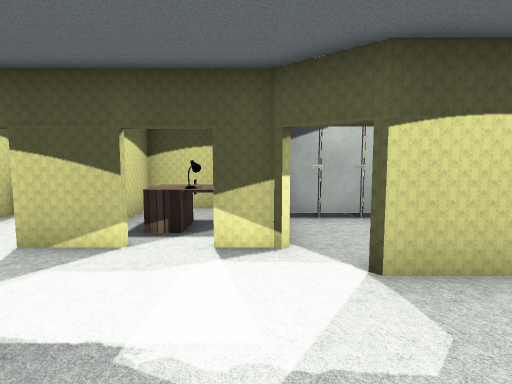
View 1 (above)

20 first-person views from a walk through a Unity game level. The camera is 1.5 m above the floor, tilts 6° down and sees 75° across. The floor is counted in squares, 1 m on a side. Each view is taken from the middle of a square. On the plan, view 1 faces up. The plan holds only what a view shows up to about 15 squares ahead; the rest is blank. The player is left out. Door leaves are left out, so doorways stand open. Some surface patterns are stand-ins.

View 2
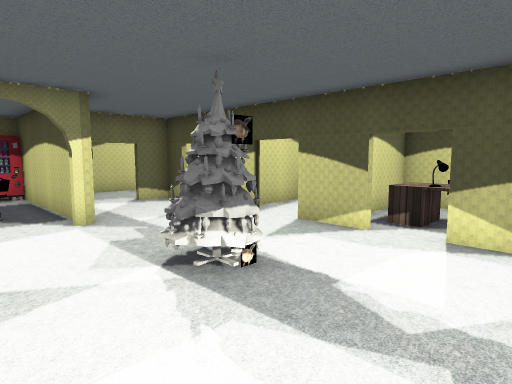

View 3
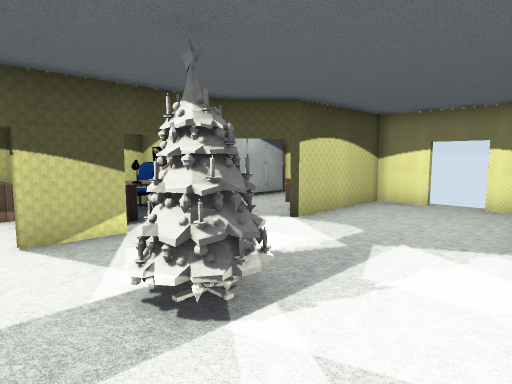

View 4
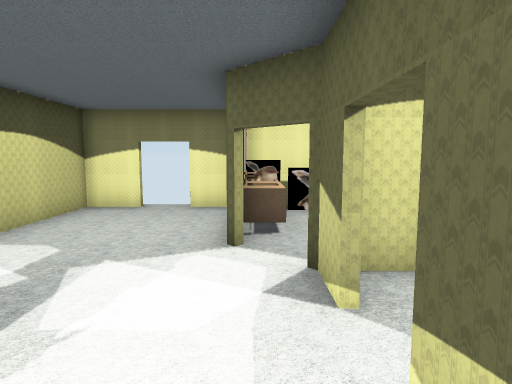

View 5
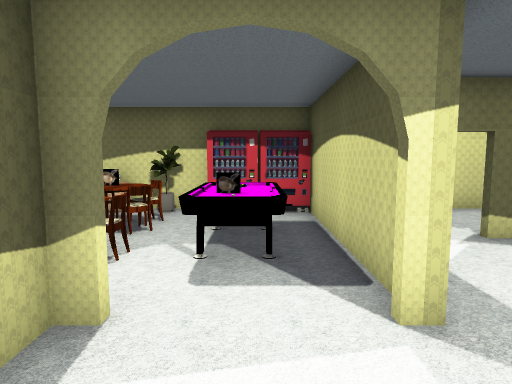

View 6
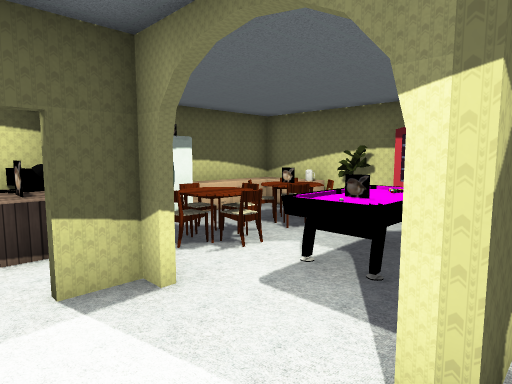

View 7
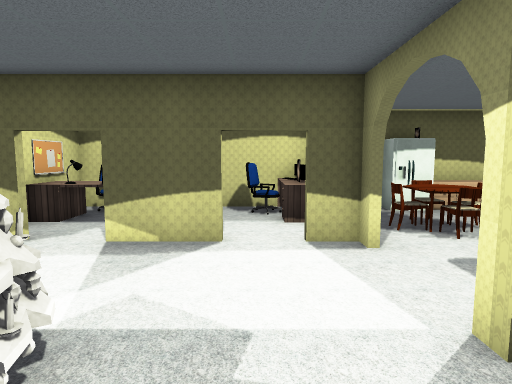

View 8
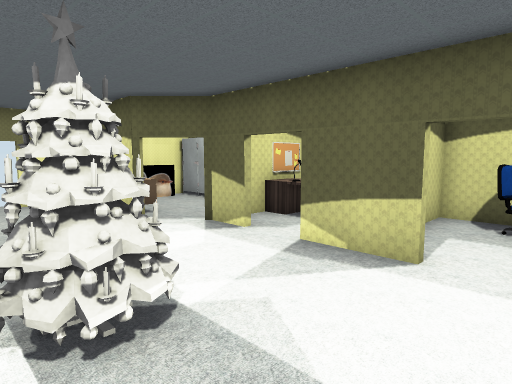

View 9
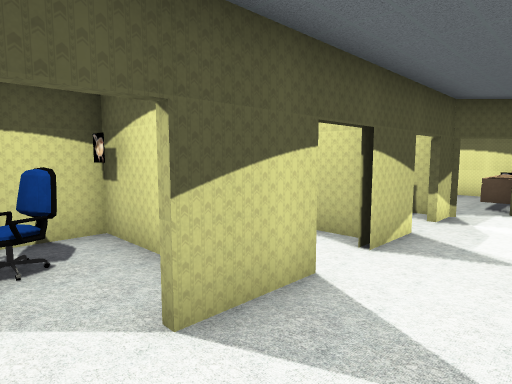

View 10
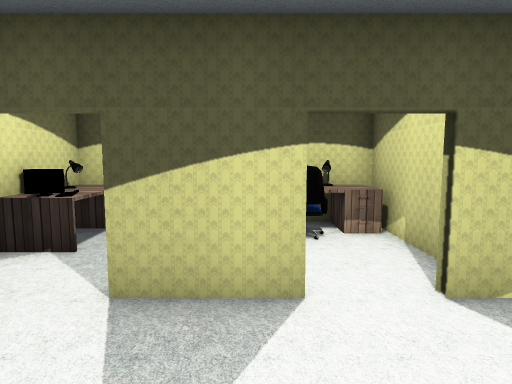

View 11
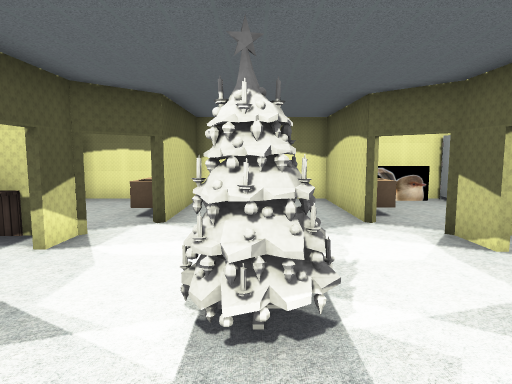

View 12
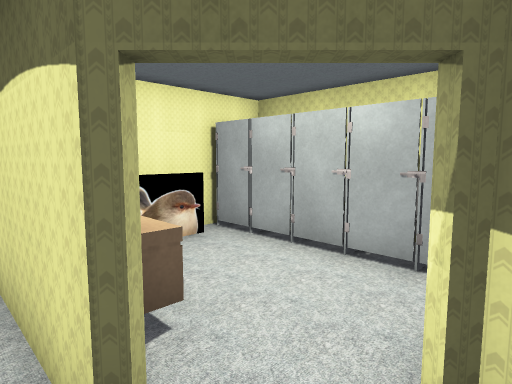

View 13
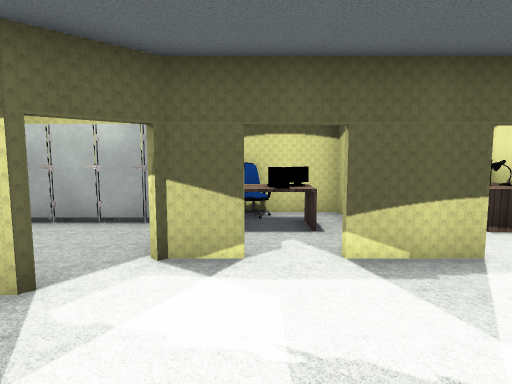

View 14
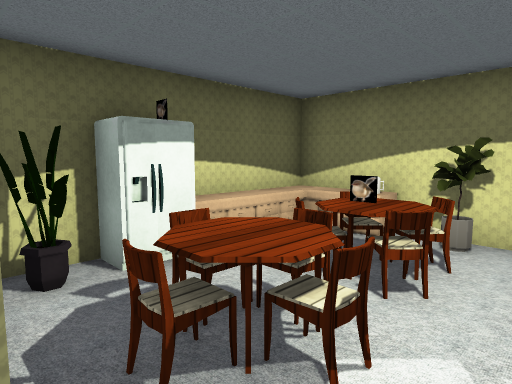

View 15
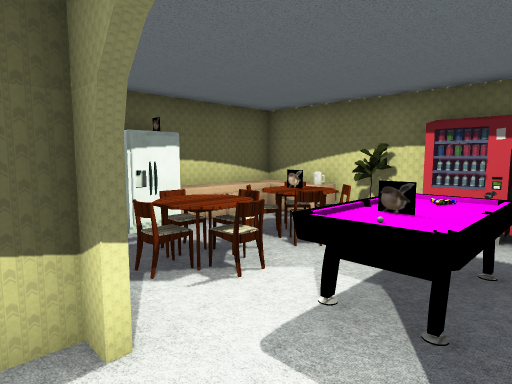

View 16
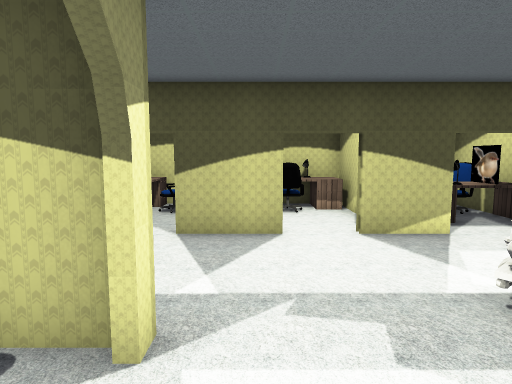

View 17
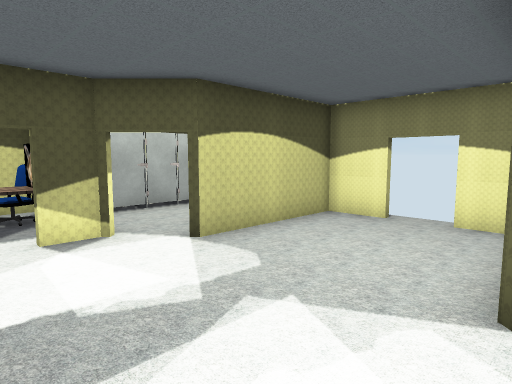

View 18
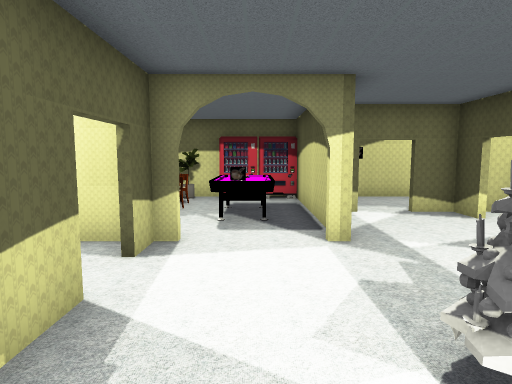

View 19
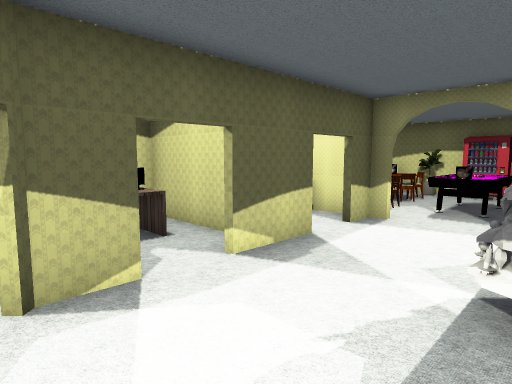

View 20
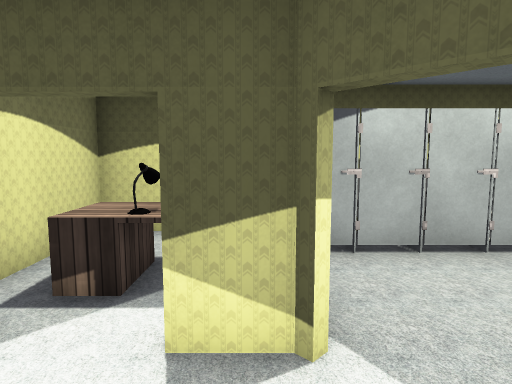

### Floor plan
Key: @ floor where view 1 was taken; # wall or solid block; . floor; D open door; = window, fence, low wall or low ledge; E desk; S stall; T tree; A table; C chair; I sink; M mirror; F fridge; L flowerpot; O other object.
Columns run from 14 left of view 1 to 6 right of it. Each row starts with its distance up from view 1.
 10     ################
  9     #EC# EO#= # OOO S
  8     #OC.#C.#ECCSSSSS#
  7     #O..#..#EOE.....#
  6     #..##.###E#.....#
  5     #............III#
  4     #...........# ###
  3     #......T........#
  2 ########...TT.......D
  1 #O..................D
  0 #O.AAA........@.....#
 -1 #O.AAA..........#IMI#
 -2 ##AA.A.##.#####....I#
 -3 ##AAAAA#...## #....=#
 -4 #OAAAA.#E..##OE....S#
 -5 #OOOFFL#EC.# CE SSS S
 -6 ##OO#F#######C# OOO

Where each view was taken, in squares from view 1:
view 1: 0 up, 0 right, facing up
view 2: 1 down, 1 right, facing up-left
view 3: 1 down, 5 left, facing up-right
view 4: 1 down, 4 left, facing right
view 5: 0 up, 4 left, facing left
view 6: 2 up, 5 left, facing down-left
view 7: 4 up, 5 left, facing down
view 8: 3 up, 6 left, facing down-right
view 9: 3 up, 9 left, facing up-right
view 10: 2 up, 6 left, facing up
view 11: 2 up, 6 left, facing right
view 12: 0 up, 0 right, facing down-right
view 13: 3 up, 1 left, facing down
view 14: 1 down, 7 left, facing down-left
view 15: 1 up, 6 left, facing down-left
view 16: 1 down, 6 left, facing up
view 17: 1 down, 2 left, facing up-right
view 18: 0 up, 1 left, facing left
view 19: 2 up, 1 right, facing down-left
view 20: 3 up, 0 right, facing up
